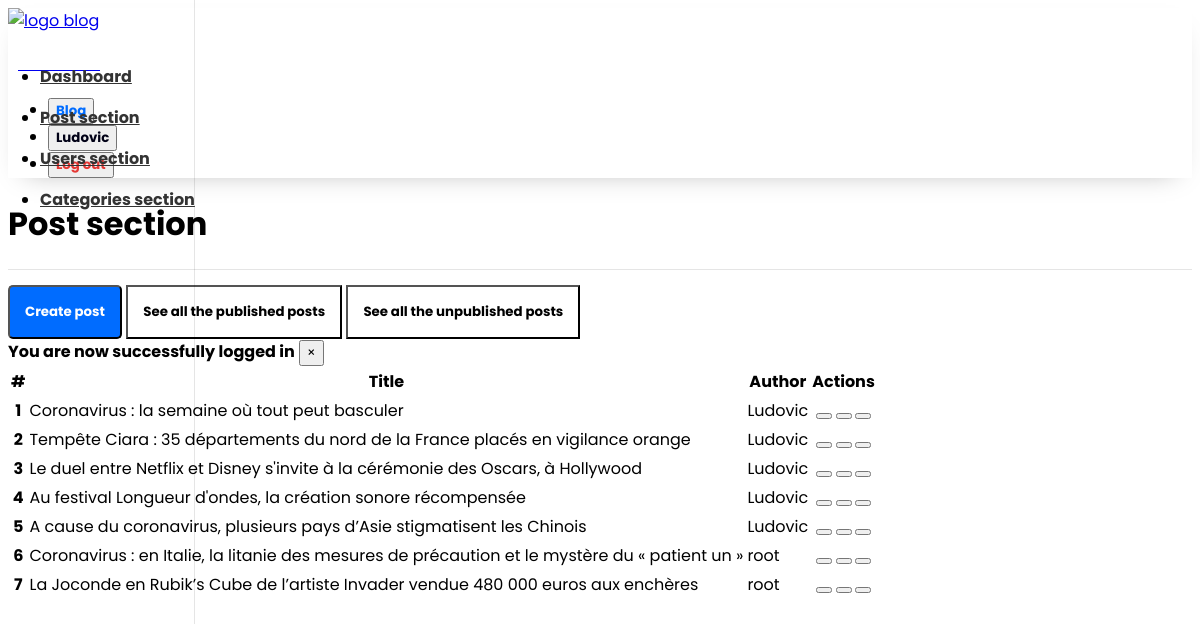
The page /app/admin/posts/posts.php (signed in) on the database its author committed.
### tables this page shows
CREATE TABLE `posts` (
  `id` int(11) NOT NULL,
  `user_id` int(11) NOT NULL,
  `categorie_id` int(11) DEFAULT NULL,
  `body` text NOT NULL,
  `image` varchar(255) NOT NULL,
  `title` varchar(255) NOT NULL,
  `published` tinyint(4) NOT NULL,
  `created_at` timestamp NOT NULL DEFAULT current_timestamp()
);

CREATE TABLE `users` (
  `id` int(11) NOT NULL,
  `admin` tinyint(1) NOT NULL,
  `user_name` varchar(255) NOT NULL,
  `email` varchar(255) NOT NULL,
  `password` varchar(255) NOT NULL,
  `created_at` timestamp NOT NULL DEFAULT current_timestamp()
);

### app/db/database.php (called while the page is built, shortened)
<?php
require("connect.php");
function execQuery($sql, $data)
{
    global $conn;
    $fetcher = $conn->prepare($sql);
    $values  = array_values($data);
    $types   = str_repeat("s", count($values));
    $fetcher->bind_param($types, ...$values);
    $fetcher->execute();
    return $fetcher;
}
function getPublishedPosts()
{
    $sql = "SELECT p.*, u.user_name FROM posts AS p JOIN users AS u ON p.user_id=u.id WHERE p.published = ?";
    $fetcher = execQuery($sql, ["published" => 1 ]);
    $payload = $fetcher->get_result()->fetch_all(MYSQLI_ASSOC);
    return $payload;
}

### app/admin/posts/posts.php (the view, shortened to what this page needs)
<?php
    $posts = getPublishedPosts();
?>
<!DOCTYPE html>
<html lang="en">
<head>
    <link rel="stylesheet"
        href="https://unpkg.com/bootstrap-material-design@4.1.1/dist/css/bootstrap-material-design.min.css"
 />
    <link rel="stylesheet" href="https://unicons.iconscout.com/release/v2.0.1/css/unicons.css" />
    <link href="../../../assets/dashboard.css" rel="stylesheet" />
</head>
<body>
    <?php include(ROOT_PATH . "/app/components/navbar_dashboard.php") ?>
    <div class="container-fluid">
        <div class="row">
            <main role="main" class="col-md-9 ml-sm-auto col-lg-10 pt-3 px-4">
                <div
                    class="d-flex justify-content-between flex-wrap flex-md-nowrap align-items-center pb-2 mb-3 border-bottom">
                    <h1 style="font-weight: bold">Post section</h1>
                </div>
                <a href="<?php echo BASE_URL . "app/admin/posts/create_posts.php" ?>" style="text-decoration: none">
                    <button class="btn mr-2"
                        style="background-color: #006cff; color: white; padding: 15px; font-weight: bold; margin-top: 15px; border-radius: 5px">
                        <i class='uil uil-comment-alt-edit'></i> Create post
                    </button>
                </a>
                <a href="<?php echo BASE_URL . "app/admin/posts/posts.php" ?>" style="text-decoration: none">
                    <button class="btn"
                        style="background-color: white; color: black; padding: 15px; font-weight: bold; margin-top: 15px">
                        See all the published posts
                    </button>
                </a>
                <a href="<?php echo BASE_URL . "app/admin/posts/posts_unpublished.php" ?>"
                    style="text-decoration: none">
                    <button class="btn"
                        style="background-color: white; color: black; padding: 15px; font-weight: bold; margin-top: 15px">
                        See all the unpublished posts
                    </button>
                </a>
                <?php include(ROOT_PATH . "/app/components/message_handler.php") ?>
                <div class="mt-5">
                    <table class="table table-borderless">
                        <thead>
                            <tr>
                                <th scope="col">#</th>
                                <th scope="col">Title</th>
                                <th scope="col">Author</th>
                                <th scope="col">Actions</th>
                            </tr>
                        </thead>
                        <tbody>
                            <?php foreach ($posts as $key => $post): ?>
                            <tr>
                                <th scope="row"><?php echo $key + 1; ?></th>
                                <td><?php echo $post["title"]; ?></td>
                                <td><?php echo $post["user_name"]; ?></td>
                                <th>
                                    <button type="button" class="btn btn-secondary" data-toggle="tooltip"
                                        data-placement="top" title="Edit">
                                    </button>
                                    <button type="button" class="btn btn-secondary" data-toggle="tooltip"
                                        data-placement="top" title="Delete">
                                    </button>
                                    <?php if ($post["published"]) : ?>
                                    <a href="edit_posts.php?published=0&p_id=<?php echo $post["id"] ?>">
                                        <button type="button" class="btn btn-secondary" data-toggle="tooltip"
                                            data-placement="top" title="Unpublish">
                                        </button>
                                    </a>
                                    <?php endif; ?>
                                </th>
                            </tr>
                            <?php endforeach; ?>
                        </tbody>
                    </table>
                </div>
            </main>
        </div>
    </div>
</body>
</html>

### assets/dashboard.css (style rules this page uses)
* { font-family: "Poppins", sans-serif !important; }
body { background-color: white !important; }
table td, table th { vertical-align: baseline !important; }
.border-bottom { border-bottom: 1px solid #e5e5e5; }

### rows shown on the page
posts: title "Coronavirus : la semaine où tout peut basculer", user.user_name "Ludovic"
posts: title "Tempête Ciara : 35 départements du nord de la France placés en vigilance orange", user.user_name "Ludovic"
posts: title "Le duel entre Netflix et Disney s'invite à la cérémonie des Oscars, à Hollywood", user.user_name "Ludovic"
posts: title "Au festival Longueur d'ondes, la création sonore récompensée", user.user_name "Ludovic"
posts: title "A cause du coronavirus, plusieurs pays d’Asie stigmatisent les Chinois", user.user_name "Ludovic"
posts: title "Coronavirus : en Italie, la litanie des mesures de précaution et le mystère du « patient un »", user.user_name "root"
posts: title "La Joconde en Rubik’s Cube de l’artiste Invader vendue 480 000 euros aux enchères", user.user_name "root"

### other values the page prints
$_SESSION['user_name'] "Ludovic"
$_SESSION["message"] "You are now successfully logged in"
